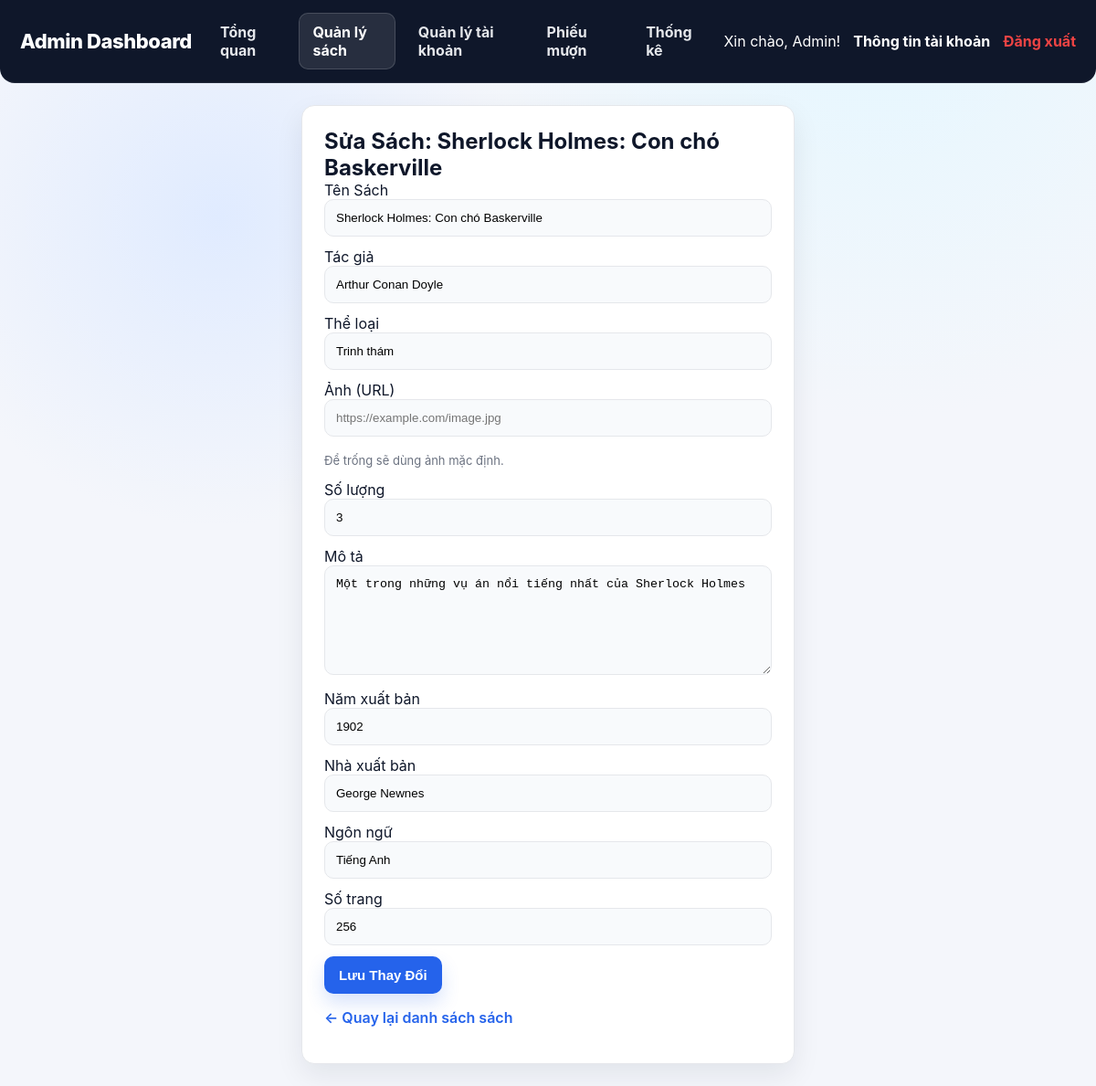
Screenshot of /admin_books_edit.php?id=14 (signed in) with the database file from the repository.
### tables this page shows
CREATE TABLE `sach` (
  `IDSach` int(11) NOT NULL,
  `IDTacGia` int(11) DEFAULT NULL,
  `IDTheLoai` int(11) DEFAULT NULL,
  `TenSach` varchar(255) NOT NULL,
  `SoLuong` int(11) DEFAULT 0,
  `TinhTrang` enum('available','borrowed') DEFAULT 'available',
  `Anh` varchar(255) DEFAULT NULL
);

CREATE TABLE `tacgia` (
  `IDTacGia` int(11) NOT NULL,
  `TenTacGia` varchar(100) NOT NULL,
  `NamSinh` int(11) DEFAULT NULL,
  `QuocTich` varchar(50) DEFAULT NULL
);

CREATE TABLE `theloai` (
  `IDTheLoai` int(11) NOT NULL,
  `TenTheLoai` varchar(100) NOT NULL
);

CREATE TABLE `ct_sach` (
  `IDCTSach` int(11) NOT NULL,
  `IDSach` int(11) NOT NULL,
  `MoTa` text DEFAULT NULL,
  `NamXuatBan` int(11) DEFAULT NULL,
  `NhaXuatBan` varchar(150) DEFAULT NULL,
  `NgonNgu` varchar(50) DEFAULT NULL,
  `SoTrang` int(11) DEFAULT NULL
);

### admin_books_edit.php (the view, shortened to what this page needs)
<?php
$conn = getConn();
$id = intval($_GET['id'] ?? 0);
$book = null;
if ($id > 0) {
    $stmt = $conn->prepare("SELECT
        s.IDSach AS id,
        s.TenSach AS title,
        s.Anh AS image,
        s.SoLuong AS quantity,
        tg.TenTacGia AS author,
        tl.TenTheLoai AS category,
        s.TinhTrang AS status,
        c.MoTa AS description,
        c.NamXuatBan AS year,
        c.NhaXuatBan AS publisher,
        c.NgonNgu AS language,
        c.SoTrang AS pages
    FROM sach s
    LEFT JOIN ct_sach c ON c.IDSach = s.IDSach
    LEFT JOIN tacgia tg ON s.IDTacGia = tg.IDTacGia
    LEFT JOIN theloai tl ON s.IDTheLoai = tl.IDTheLoai
    WHERE s.IDSach = ? LIMIT 1");
    $stmt->bind_param('i', $id);
    $stmt->execute();
    $result = $stmt->get_result();
    if ($result->num_rows === 1) {
        $book = $result->fetch_assoc();
    }
}
$admin_username = htmlspecialchars($_SESSION['username'] ?? 'Admin');
?>
<!doctype html>
<html lang="vi">
<head>
    <link rel="stylesheet" href="css/style.css"/>
</head>
<body>
<header class="app-header">
    <h1 class="logo">Admin Dashboard</h1>
    <nav class="admin-menu">
        <a href="admin.php">Tổng quan</a>
        <a href="admin_books.php" class="active">Quản lý sách</a>
        <a href="admin_users.php">Quản lý tài khoản</a>
        <a href="admin_loans.php">Phiếu mượn</a>
        <a href="admin_stats.php">Thống kê</a>
    </nav>
    <div class="user-actions">
        <span class="">Xin chào, <?= $admin_username ?>!</span>
        <a class="logout-link" href="admin_profile.php">Thông tin tài khoản</a>
        <a class="logout-link" href="php/logout.php">Đăng xuất</a>
    </div>
</header>
<main class="edit-form-container">
    <h2>Sửa Sách: <?= htmlspecialchars($book['title']) ?></h2>
    <form action="php/admin_books_action.php" method="post">
        <label for="title">Tên Sách</label>
        <input type="text" id="title" name="title" value="<?= htmlspecialchars($book['title']) ?>" required>
        <label for="author">Tác giả</label>
        <input type="text" id="author" name="author" value="<?= htmlspecialchars($book['author'] ?? '') ?>" required>
        <label for="category">Thể loại</label>
        <input type="text" id="category" name="category" value="<?= htmlspecialchars($book['category'] ?? '') ?>" required>
        <label for="image">Ảnh (URL)</label>
        <input type="url" id="image" name="image" value="<?= htmlspecialchars($book['image'] ?? '') ?>" placeholder="https://example.com/image.jpg">
        <p style="margin:6px 0 14px; color:#6b7280; font-size:13px;">
            Để trống sẽ dùng ảnh mặc định.
        </p>
        <label for="quantity">Số lượng</label>
        <input type="number" id="quantity" name="quantity" min="0" value="<?= (int)$book['quantity'] ?>" required>
        <label for="description">Mô tả</label>
        <textarea id="description" name="description" rows="5" placeholder="Tóm tắt nội dung sách..." style="min-height:120px;"><?= htmlspecialchars($book['description'] ?? '') ?></textarea>
        <label for="year">Năm xuất bản</label>
        <input type="number" id="year" name="year" min="0" value="<?= htmlspecialchars($book['year'] ?? '') ?>">
        <label for="publisher">Nhà xuất bản</label>
        <input type="text" id="publisher" name="publisher" value="<?= htmlspecialchars($book['publisher'] ?? '') ?>" placeholder="NXB Trẻ">
        <label for="language">Ngôn ngữ</label>
        <input type="text" id="language" name="language" value="<?= htmlspecialchars($book['language'] ?? '') ?>" placeholder="Tiếng Việt">
        <label for="pages">Số trang</label>
        <input type="number" id="pages" name="pages" min="0" value="<?= htmlspecialchars($book['pages'] ?? '') ?>">
        <button type="submit" class="btn">Lưu Thay Đổi</button>
    </form>
    <p><a href="admin_books.php">← Quay lại danh sách sách</a></p>
</main>
</body>
</html>

### css/style.css (style rules this page uses)
:root { --primary: #2563eb; --primary-dark: #1d4ed8; --accent: #f97316; --bg: #f5f7fb; --card: #ffffff; --text: #0f172a; --muted: #6b7280; --border: #e5e7eb; --shadow: 0 12px 30px rgba(15, 23, 42, 0.08); --radius: 14px; --success: #22c55e; --error: #ef4444; }
* { box-sizing: border-box; }
body { margin: 0; font-family: "Inter", "Segoe UI", Arial, sans-serif; background: radial-gradient(circle at 20% 20%, #eef2ff 0, transparent 25%), radial-gradient(circle at 80% 0%, #e0f2fe 0, transparent 30%), var(--bg); color: var(--text); min-height: 100vh; }
a { color: var(--primary); text-decoration: none; font-weight: 600; }
h1, h2, h3, h4 { margin: 0; color: var(--text); }
.btn { display: inline-flex; justify-content: center; align-items: center; gap: 8px; border: none; border-radius: 10px; padding: 12px 14px; font-size: 15px; font-weight: 700; cursor: pointer; transition: transform 0.1s ease, box-shadow 0.15s ease; }
.app-header { background: var(--card); border-bottom: 1px solid var(--border); padding: 16px 24px; display: flex; align-items: center; gap: 20px; justify-content: space-between; position: sticky; top: 0; z-index: 10; }
.app-header .logo { font-size: 22px; font-weight: 800; letter-spacing: -0.02em; }
.logout-link { color: var(--error); font-weight: 700; }
.user-actions { display: flex; align-items: center; gap: 14px; }
.admin-menu { display: flex; gap: 10px; }
.admin-menu a { padding: 10px 14px; border-radius: 10px; font-weight: 700; color: var(--text); border: 1px solid transparent; }
.admin-menu a.active { background: #eef2ff; color: var(--primary-dark); border-color: #e0e7ff; }
.edit-form-container { background: var(--card); padding: 24px; border-radius: 12px; border: 1px solid var(--border); box-shadow: 0 8px 18px rgba(15, 23, 42, 0.06); max-width: 540px; margin: 24px auto; }
.edit-form-container input, .edit-form-container select, .edit-form-container textarea { width: 100%; padding: 12px; border: 1px solid var(--border); border-radius: 10px; margin-bottom: 12px; background: #f8fafc; }
.edit-form-container textarea { min-height: 140px; resize: vertical; }
.edit-form-container button { padding: 12px 16px; border-radius: 10px; border: none; background: var(--primary); color: #fff; font-weight: 700; cursor: pointer; }
:root { --primary: #2563eb; --primary-dark: #1d4ed8; --bg: #f4f6fb; --card: #ffffff; --text: #0f172a; --muted: #6b7280; --border: #e5e7eb; --shadow: 0 12px 30px rgba(15, 23, 42, 0.08); --radius: 14px; --success: #16a34a; --error: #ef4444; }
body { background: radial-gradient(circle at 20% 20%, #e0ebff 0, transparent 25%), radial-gradient(circle at 80% 0%, #e5f7ff 0, transparent 30%), var(--bg); color: var(--text); font-family: "Inter", "Segoe UI", Arial, sans-serif; }
.app-header { background: #0f172a; color: #fff; border-bottom: 1px solid rgba(255,255,255,0.08); border-radius: 0 0 16px 16px; padding: 14px 22px; overflow: visible; position: relative; display: grid; grid-template-columns: auto 1fr auto; gap: 16px; align-items: center; }
.app-header .logo { color: #fff; }
.admin-menu a, .user-header .logout-link { color: #e5e7eb; }
.admin-menu a.active { background: rgba(255,255,255,0.1); color: #fff; border-color: rgba(255,255,255,0.15); }
.app-header .logout-link, .user-header .logout-link { color: #fff; }
.app-header a[href*="logout.php"], .user-header a[href*="logout.php"] { color: var(--error); }
.user-actions, .admin-user-actions { display: flex; align-items: center; gap: 14px; }
.auth-container, .add-form, .edit-form-container, .card-table table { background: var(--card); border: 1px solid var(--border); border-radius: var(--radius); box-shadow: var(--shadow); }
.btn { border-radius: 10px; font-weight: 700; box-shadow: 0 10px 20px rgba(37,99,235,0.18); }

### rows the page displays
sach: TenSach "Sherlock Holmes: Con chó Baskerville", title "Sherlock Holmes: Con chó Baskerville", author "Arthur Conan Doyle", category "Trinh thám", quantity "3", description "Một trong những vụ án nổi tiếng nhất của Sherlock Holmes", year "1902", publisher "George Newnes", language "Tiếng Anh", pages "256"

### other values shown
$admin_username "Admin"
